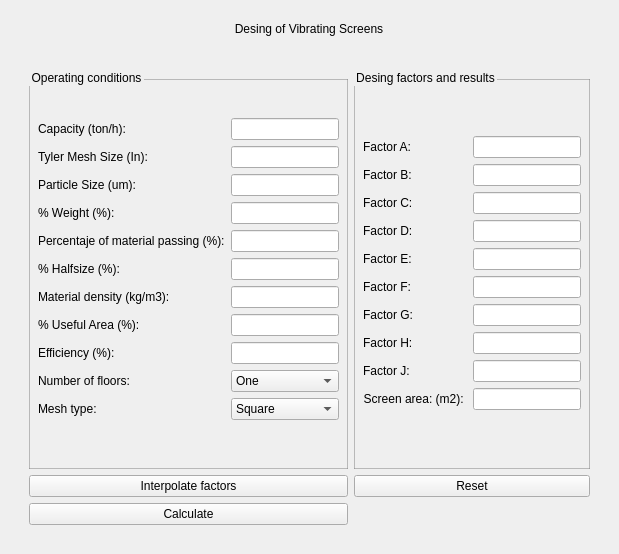
                     <widget class="QWidget" name="zarandas">
                      <layout class="QHBoxLayout" name="horizontalLayout_7">
                       <item>
                        <widget class="QWidget" name="widget_7" native="true">
                         <layout class="QHBoxLayout" name="horizontalLayout_15">
                          <item>
                           <widget class="QGroupBox" name="groupBox_9">
                            <property name="styleSheet">
                             <string notr="true">QGroupBox {
    
	font: 600 24pt &quot;Bookman Old Style&quot;;
    border: 2px;
	
    margin-top: 10px; /* Ajusta el margen superior según tus necesidades */
	/*font: 350 20pt &quot;Yu Gothic UI Semilight&quot;;*/
    padding-top: 30px; /* Ajusta el espaciado superior según tus necesidades */
}

</string>
                            </property>
                            <property name="title">
                             <string>Desing of Vibrating Screens</string>
                            </property>
                            <property name="alignment">
                             <set>Qt::AlignCenter</set>
                            </property>
                            <layout class="QGridLayout" name="gridLayout_14">
                             <item row="0" column="0">
                              <widget class="QGroupBox" name="groupBox_2">
                               <property name="styleSheet">
                                <string notr="true">QGroupBox {
    border: 1px solid rgba(128, 128, 128, 0.5); /* Ajusta la opacidad según tus necesidades */
    margin-top: 10px; /* Ajusta el margen superior según tus necesidades */
    padding-top: 20px; /* Ajusta el espaciado superior según tus necesidades */
	
	font: 600 12pt &quot;Bookman Old Style&quot;;
}

QLineEdit:focus{
    border: 1px solid rgb(189, 147, 249);
}</string>
                               </property>
                               <property name="title">
                                <string>Operating conditions</string>
                               </property>
                               <layout class="QGridLayout" name="gridLayout_6">
                                <item row="1" column="0">
                                 <widget class="QLabel" name="label_90">
                                  <property name="text">
                                   <string>Tyler Mesh Size (In):</string>
                                  </property>
                                 </widget>
                                </item>
                                <item row="7" column="1">
                                 <widget class="QLineEdit" name="lineEditAreaUtil"/>
                                </item>
                                <item row="9" column="0">
                                 <widget class="QLabel" name="label_97">
                                  <property name="text">
                                   <string>Number of floors: </string>
                                  </property>
                                 </widget>
                                </item>
                                <item row="0" column="0">
                                 <widget class="QLabel" name="label_89">
                                  <property name="text">
                                   <string>Capacity (ton/h):</string>
                                  </property>
                                 </widget>
                                </item>
                                <item row="7" column="0">
                                 <widget class="QLabel" name="label_95">
                                  <property name="text">
                                   <string>% Useful Area (%):</string>
                                  </property>
                                 </widget>
                                </item>
                                <item row="8" column="1">
                                 <widget class="QLineEdit" name="lineEditEficiencia"/>
                                </item>
                                <item row="3" column="1">
                                 <widget class="QLineEdit" name="lineEditPorcentajePeso"/>
                                </item>
                                <item row="2" column="0">
                                 <widget class="QLabel" name="label_91">
                                  <property name="text">
                                   <string>Particle Size (um):</string>
                                  </property>
                                 </widget>
                                </item>
                                <item row="6" column="1">
                                 <widget class="QLineEdit" name="lineEditDensidadMaterial"/>
                                </item>
                                <item row="2" column="1">
                                 <widget class="QLineEdit" name="lineEditSizeParticula"/>
                                </item>
                                <item row="4" column="1">
                                 <widget class="QLineEdit" name="lineEditPorcentajeMaterialRetenido"/>
                                </item>
                                <item row="9" column="1">
                                 <widget class="QComboBox" name="comboBoxNumeroPisos">
                                  <property name="cursor">
                                   <cursorShape>PointingHandCursor</cursorShape>
                                  </property>
                                  <property name="styleSheet">
                                   <string notr="true">QComboBox QAbstractItemView {
	background: transparent;
    background-color: #FFFFFF; /* Cambia el color de fondo de las opciones
	 desplegadas a blanco */
	color: #000000; /* Cambia el color del texto a negro */
}</string>
                                  </property>
                                  <item>
                                   <property name="text">
                                    <string>One</string>
                                   </property>
                                  </item>
                                  <item>
                                   <property name="text">
                                    <string>Two</string>
                                   </property>
                                  </item>
                                  <item>
                                   <property name="text">
                                    <string>Three</string>
                                   </property>
                                  </item>
                                  <item>
                                   <property name="text">
                                    <string>Other</string>
                                   </property>
                                  </item>
                                 </widget>
                                </item>
                                <item row="0" column="1">
                                 <widget class="QLineEdit" name="lineEditCapacidadZaranda"/>
                                </item>
                                <item row="4" column="0">
                                 <widget class="QLabel" name="label_106">
                                  <property name="text">
                                   <string>Percentaje of material passing (%):</string>
                                  </property>
                                 </widget>
                                </item>
                                <item row="10" column="1">
                                 <widget class="QComboBox" name="comboBoxTipoMalla">
                                  <property name="cursor">
                                   <cursorShape>PointingHandCursor</cursorShape>
                                  </property>
                                  <property name="styleSheet">
                                   <string notr="true">QComboBox QAbstractItemView {
	background: transparent;
    background-color: #FFFFFF; /* Cambia el color de fondo de las opciones
	 desplegadas a blanco */
	color: #000000; /* Cambia el color del texto a negro */
}</string>
                                  </property>
                                  <item>
                                   <property name="text">
                                    <string>Square</string>
                                   </property>
                                  </item>
                                  <item>
                                   <property name="text">
                                    <string>Cork groove</string>
                                   </property>
                                  </item>
                                  <item>
                                   <property name="text">
                                    <string>Long slot</string>
                                   </property>
                                  </item>
                                  <item>
                                   <property name="text">
                                    <string>Other</string>
                                   </property>
                                  </item>
                                 </widget>
                                </item>
                                <item row="3" column="0">
                                 <widget class="QLabel" name="label_92">
                                  <property name="text">
                                   <string>% Weight (%):</string>
                                  </property>
                                 </widget>
                                </item>
                                <item row="5" column="0">
                                 <widget class="QLabel" name="label_93">
                                  <property name="text">
                                   <string>% Halfsize (%):</string>
                                  </property>
                                 </widget>
                                </item>
                                <item row="10" column="0">
                                 <widget class="QLabel" name="label_108">
                                  <property name="text">
                                   <string>Mesh type: </string>
                                  </property>
                                 </widget>
                                </item>
                                <item row="6" column="0">
                                 <widget class="QLabel" name="label_88">
                                  <property name="text">
                                   <string>Material density (kg/m3): </string>
                                  </property>
                                 </widget>
                                </item>
                                <item row="1" column="1">
                                 <widget class="QLineEdit" name="lineEditSizeMalla"/>
                                </item>
                                <item row="8" column="0">
                                 <widget class="QLabel" name="label_96">
                                  <property name="text">
                                   <string>Efficiency (%):</string>
                                  </property>
                                 </widget>
                                </item>
                                <item row="5" column="1">
                                 <widget class="QLineEdit" name="lineEditPorcentajeHalfsize"/>
                                </item>
                                <item row="11" column="1">
                                 <spacer name="verticalSpacer_22">
                                  <property name="orientation">
                                   <enum>Qt::Vertical</enum>
                                  </property>
                                  <property name="sizeHint" stdset="0">
                                   <size>
                                    <width>20</width>
                                    <height>40</height>
                                   </size>
                                  </property>
                                 </spacer>
                                </item>
                               </layout>
                              </widget>
                             </item>
                             <item row="1" column="0">
                              <widget class="QPushButton" name="pushButton_3">
                               <property name="cursor">
                                <cursorShape>PointingHandCursor</cursorShape>
                               </property>
                               <property name="styleSheet">
                                <string notr="true">
QPushButton:hover {
    font-size: 15px;
	
	
	background-color: rgb(106, 200, 243);

}

QPushButton:pressed{
	padding-left:5px;
	padding-top:5px;
	
	
	background-color: qlineargradient(spread:pad, x1:0, y1:0, x2:1, y2:0, stop:0 rgba(69, 193, 151, 255), stop:0.528409 rgba(100, 191, 195, 216), stop:1 rgba(29, 135, 219, 255));
}
</string>
                               </property>
                               <property name="text">
                                <string>Interpolate factors</string>
                               </property>
                              </widget>
                             </item>
                             <item row="0" column="1">
                              <widget class="QGroupBox" name="groupBox_5">
                               <property name="styleSheet">
                                <string notr="true">QGroupBox {
    border: 1px solid rgba(128, 128, 128, 0.5); /* Ajusta la opacidad según tus necesidades */
    margin-top: 10px; /* Ajusta el margen superior según tus necesidades */
    padding-top: 0px; /* Ajusta el espaciado superior según tus necesidades */
	
	font: 600 12pt &quot;Bookman Old Style&quot;;
}

QLineEdit:focus{
    border: 1px solid rgb(189, 147, 249);
}</string>
                               </property>
                               <property name="title">
                                <string>Desing factors and results</string>
                               </property>
                               <layout class="QGridLayout" name="gridLayout_7">
                                <property name="topMargin">
                                 <number>27</number>
                                </property>
                                <item row="3" column="1">
                                 <widget class="QLineEdit" name="lineEditFactorD"/>
                                </item>
                                <item row="3" column="0">
                                 <widget class="QLabel" name="label_101">
                                  <property name="text">
                                   <string>Factor D: </string>
                                  </property>
                                  <property name="alignment">
                                   <set>Qt::AlignLeading|Qt::AlignLeft|Qt::AlignVCenter</set>
                                  </property>
                                 </widget>
                                </item>
                                <item row="6" column="0">
                                 <widget class="QLabel" name="label_94">
                                  <property name="text">
                                   <string>Factor G: </string>
                                  </property>
                                  <property name="alignment">
                                   <set>Qt::AlignLeading|Qt::AlignLeft|Qt::AlignVCenter</set>
                                  </property>
                                 </widget>
                                </item>
                                <item row="1" column="0">
                                 <widget class="QLabel" name="label_99">
                                  <property name="text">
                                   <string>Factor B: </string>
                                  </property>
                                  <property name="alignment">
                                   <set>Qt::AlignLeading|Qt::AlignLeft|Qt::AlignVCenter</set>
                                  </property>
                                 </widget>
                                </item>
                                <item row="4" column="1">
                                 <widget class="QLineEdit" name="lineEdit_12"/>
                                </item>
                                <item row="9" column="0">
                                 <widget class="QLabel" name="label_105">
                                  <property name="text">
                                   <string>Screen area: (m2): </string>
                                  </property>
                                  <property name="alignment">
                                   <set>Qt::AlignRight|Qt::AlignTrailing|Qt::AlignVCenter</set>
                                  </property>
                                 </widget>
                                </item>
                                <item row="0" column="0">
                                 <widget class="QLabel" name="label_98">
                                  <property name="text">
                                   <string>Factor A: </string>
                                  </property>
                                  <property name="alignment">
                                   <set>Qt::AlignLeading|Qt::AlignLeft|Qt::AlignVCenter</set>
                                  </property>
                                 </widget>
                                </item>
                                <item row="8" column="1">
                                 <widget class="QLineEdit" name="lineEditFactorJ"/>
                                </item>
                                <item row="8" column="0">
                                 <widget class="QLabel" name="label_104">
                                  <property name="text">
                                   <string>Factor J: </string>
                                  </property>
                                  <property name="alignment">
                                   <set>Qt::AlignLeading|Qt::AlignLeft|Qt::AlignVCenter</set>
                                  </property>
                                 </widget>
                                </item>
                                <item row="6" column="1">
                                 <widget class="QLineEdit" name="lineEditFactorG"/>
                                </item>
                                <item row="1" column="1">
                                 <widget class="QLineEdit" name="lineEditFactorB"/>
                                </item>
                                <item row="2" column="0">
                                 <widget class="QLabel" name="label_100">
                                  <property name="text">
                                   <string>Factor C: </string>
                                  </property>
                                  <property name="alignment">
                                   <set>Qt::AlignLeading|Qt::AlignLeft|Qt::AlignVCenter</set>
                                  </property>
                                 </widget>
                                </item>
                                <item row="7" column="1">
                                 <widget class="QLineEdit" name="lineEditFactorH"/>
                                </item>
                                <item row="4" column="0">
                                 <widget class="QLabel" name="label_124">
                                  <property name="text">
                                   <string>Factor E: </string>
                                  </property>
                                  <property name="alignment">
                                   <set>Qt::AlignLeading|Qt::AlignLeft|Qt::AlignVCenter</set>
                                  </property>
                                 </widget>
                                </item>
                                <item row="2" column="1">
                                 <widget class="QLineEdit" name="lineEditFactorC"/>
                                </item>
                                <item row="7" column="0">
                                 <widget class="QLabel" name="label_103">
                                  <property name="text">
                                   <string>Factor H: </string>
                                  </property>
                                  <property name="alignment">
                                   <set>Qt::AlignLeading|Qt::AlignLeft|Qt::AlignVCenter</set>
                                  </property>
                                 </widget>
                                </item>
                                <item row="5" column="1">
                                 <widget class="QLineEdit" name="lineEditFactorF"/>
                                </item>
                                <item row="5" column="0">
                                 <widget class="QLabel" name="label_102">
                                  <property name="text">
                                   <string>Factor F: </string>
                                  </property>
                                  <property name="alignment">
                                   <set>Qt::AlignLeading|Qt::AlignLeft|Qt::AlignVCenter</set>
                                  </property>
                                 </widget>
                                </item>
                                <item row="9" column="1">
                                 <widget class="QLineEdit" name="lineEditAreaZaranda"/>
                                </item>
                                <item row="0" column="1">
                                 <widget class="QLineEdit" name="lineEditFactorA"/>
                                </item>
                                <item row="10" column="0">
                                 <spacer name="verticalSpacer_9">
                                  <property name="orientation">
                                   <enum>Qt::Vertical</enum>
                                  </property>
                                  <property name="sizeHint" stdset="0">
                                   <size>
                                    <width>20</width>
                                    <height>40</height>
                                   </size>
                                  </property>
                                 </spacer>
                                </item>
                               </layout>
                              </widget>
                             </item>
                             <item row="2" column="0">
                              <widget class="QPushButton" name="boton_calcular6">
                               <property name="sizePolicy">
                                <sizepolicy hsizetype="Minimum" vsizetype="Fixed">
                                 <horstretch>0</horstretch>
                                 <verstretch>0</verstretch>
                                </sizepolicy>
                               </property>
                               <property name="cursor">
                                <cursorShape>PointingHandCursor</cursorShape>
                               </property>
                               <property name="styleSheet">
                                <string notr="true">
QPushButton:hover {
    font-size: 15px;
	
	color: rgb(0, 0, 0);
	background-color: rgb(0, 255, 69);

}

QPushButton:pressed{
	padding-left:5px;
	padding-top:5px;
	
	background-color: qlineargradient(spread:pad, x1:0, y1:0, x2:1, y2:0, stop:0 rgba(211, 255, 102, 255), stop:0.55 rgba(139, 235, 44, 255), stop:0.98 rgba(9, 146, 76, 149), stop:1 rgba(0, 0, 0, 0));
}</string>
                               </property>
                               <property name="text">
                                <string>Calculate</string>
                               </property>
                              </widget>
                             </item>
                             <item row="1" column="1">
                              <widget class="QPushButton" name="boton_limpiar6">
                               <property name="sizePolicy">
                                <sizepolicy hsizetype="Minimum" vsizetype="Fixed">
                                 <horstretch>0</horstretch>
                                 <verstretch>0</verstretch>
                                </sizepolicy>
                               </property>
                               <property name="cursor">
                                <cursorShape>PointingHandCursor</cursorShape>
                               </property>
                               <property name="styleSheet">
                                <string notr="true">
QPushButton:hover {
    font-size: 15px;
	
	background-color: rgb(255, 44, 44);

}

QPushButton:pressed{
	padding-left:5px;
	padding-top:5px;
	
	background-color: qlineargradient(spread:pad, x1:0, y1:0, x2:1, y2:0, stop:0 rgba(53, 21, 21, 255), stop:0.55 rgba(235, 93, 44, 255), stop:0.98 rgba(146, 91, 9, 255), stop:1 rgba(0, 0, 0, 0));
}
</string>
                               </property>
                               <property name="text">
                                <string>Reset</string>
                               </property>
                              </widget>
                             </item>
                            </layout>
                           </widget>
                          </item>
                         </layout>
                        </widget>
                       </item>
                      </layout>
                     </widget>
